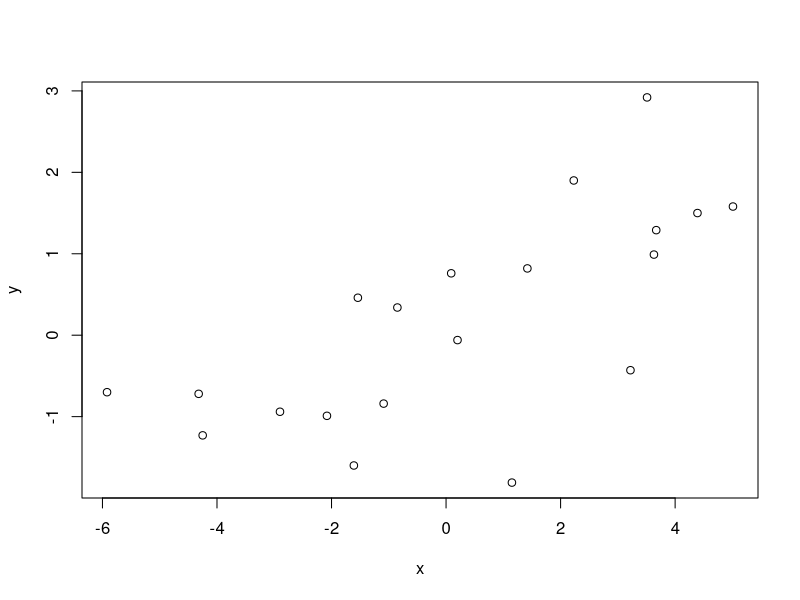
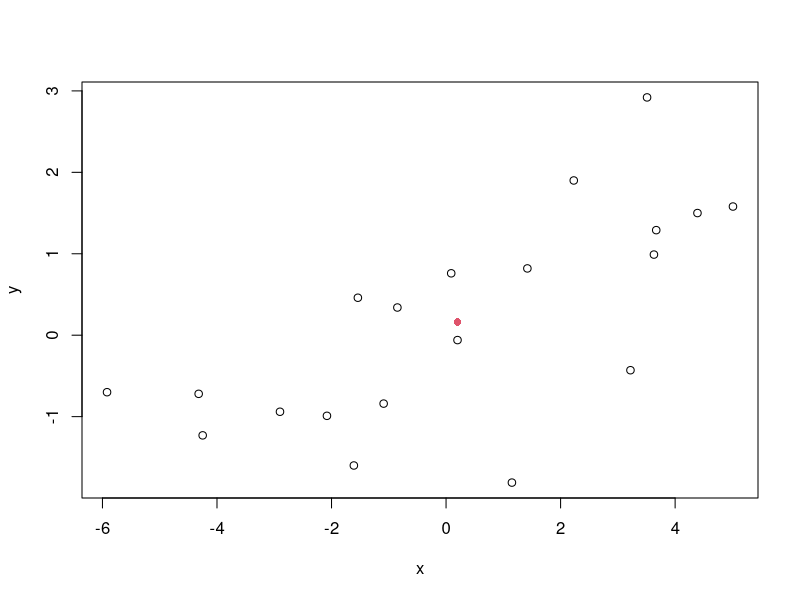
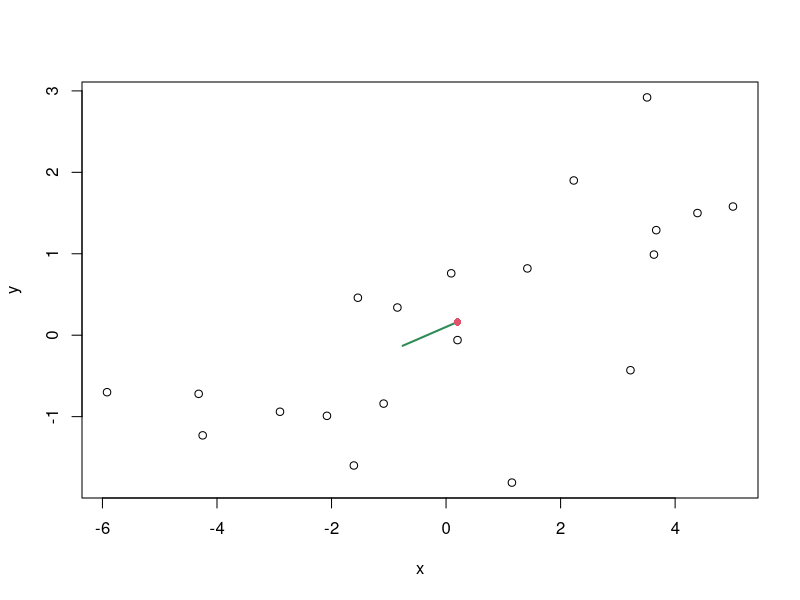

These figures' R source, in order:
## ---- chunk 1
# Set random seed for reproducibility
set.seed(503)

# Read HW1Q1 dataset in using base R
ds <- read.csv("HW1Q1.csv")
# Show first 5 rows
print(head(ds,50))

## ---- chunk 2
# Get X and Y Components into vectors
x = ds$X
y = ds$Y

# Create scatter plot of Y ~ X
plot(x,y)
## ---- chunk 3
plot(x,y)

sampMeanX = mean(x)
sampMeanY = mean(y)

points(sampMeanX, sampMeanY, pch=16, col=2)

## ---- chunk 4
# Sample covariance matrix
sampCov <- cov(ds)

sampCov
## ---- chunk 5
sampEigenDecomp <- eigen(sampCov)

sampEigenDecomp
## ---- chunk 6
# Find the index of the largest eigenvalue
largestEigenvalue <- which.max(sampEigenDecomp$values)
# Extract the eigenvector corresponding to the largest eigenvalue
largestEigenvector <- sampEigenDecomp$vectors[, largestEigenvalue]

# Calculate the endpoints of the line segment
sampMeanX <- mean(x)
sampMeanY <- mean(y)
xend <- sampMeanX + largestEigenvector[1]
yend <- sampMeanY + largestEigenvector[2]

plot(x,y)
# Add the line segment to the plot
lines(c(sampMeanX, xend), c(sampMeanY, yend), col = "seagreen4", lwd = 2)
points(sampMeanX, sampMeanY, pch=16, col=2)

## ---- chunk 7



## ---- chunk 8

## ---- chunk 9

## ---- chunk 10

## ---- chunk 11

